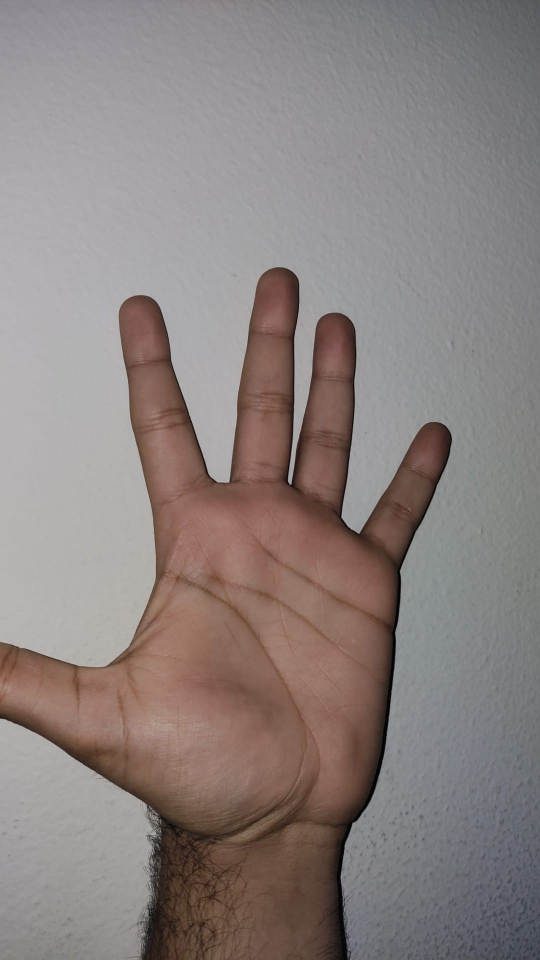
#> input picture image.jpeg, 1080 x 1920 px, given in place of the camera (shown at 1/2 size)
$ jupyter execute Web_Capture.ipynb   (shell and % lines are left out)
#> lines starting #> are read from the running program, lines starting #| are printed output that depends on the picture; after the words box and inside, x2 and y2 are one past the last pixel; in counts of white or black regions, pixels touching at a corner belong together
[cell 1]
import cv2
import numpy as np
from matplotlib import pyplot as plt

[cell 2]
cap = cv2.VideoCapture(0)
i = 0
while cap.isOpened():
    image, frame = cap.read()
#> frame is the input picture: shape (1920, 1080, 3); mean B, G, R 127.5, 129.5, 139.1
    gray = cv2.cvtColor(frame, cv2.COLOR_BGR2GRAY)
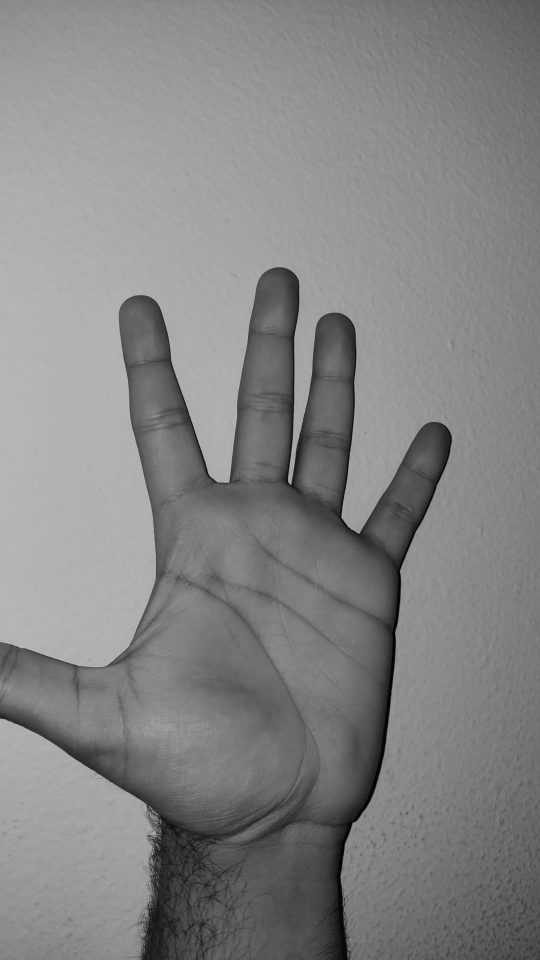
#> gray: shape (1920, 1080) (shown at 1/2 size); min 0, max 196, mean 132.1
    #gray = cv2.cvtColor(frame, cv2.COLOR_BGR2GRAY)
    binary_image = cv2.Canny(gray, 100, 200)
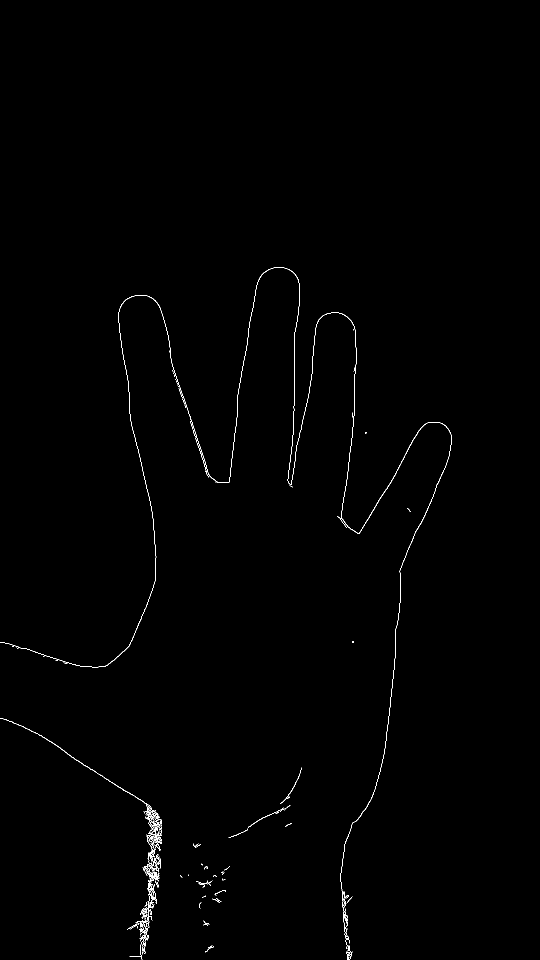
#> binary_image: shape (1920, 1080) (shown at 1/2 size); 0.43% white in thin lines or dots, all inside (x1, y1, x2, y2) = (0, 534, 904, 1920)

    thresh = cv2.threshold(gray, 135, 255, cv2.THRESH_BINARY_INV)[1]
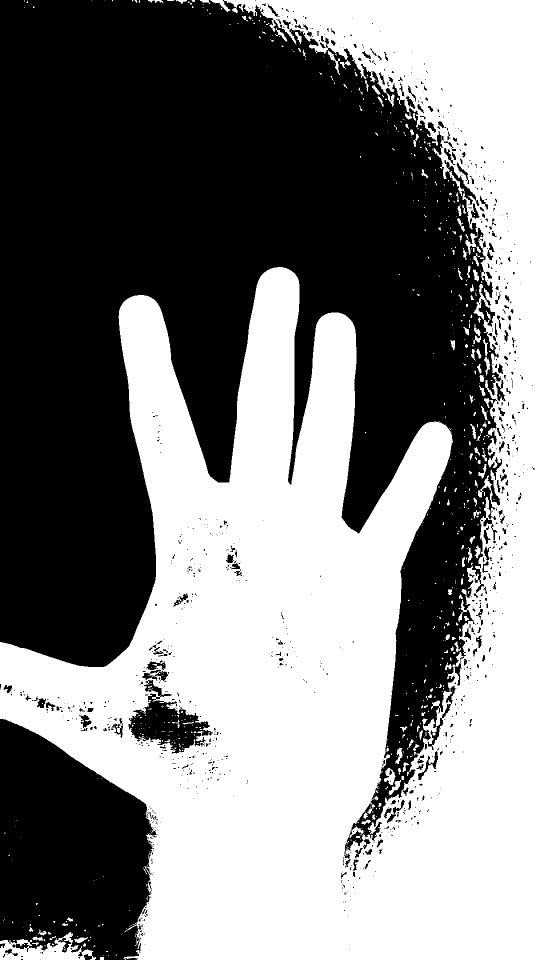
#> thresh: shape (1920, 1080) (shown at 1/2 size); 49.8% white; 636 white regions (484 under 20 px), largest, box (x1, y1, x2, y2) and area: (0, 0, 1080, 1920) 1014192, (0, 1864, 192, 1920) 5101, (768, 1536, 792, 1570) 438
    plt.imshow(thresh, cmap='Greys',  interpolation='nearest')
    plt.show()
    if (cv2.waitKey(1) & 0xFF == ord('q')) or i == 5: break
#> (key q is pressed here)
cap.release()

[cell 3]
top, right, bottom, left = 10, 350, 225, 590

[cell 4]
cap = cv2.VideoCapture(0)
i = 0
while cap.isOpened():
    image, frame = cap.read()
    gray = cv2.cvtColor(frame, cv2.COLOR_BGR2GRAY)
    binary_image = cv2.Canny(gray, 100, 200)
    thresh = cv2.threshold(gray, 135, 255, cv2.THRESH_BINARY)[1]

    crp_img = thresh[top:bottom,right:left]
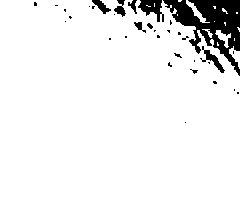
#> crp_img: shape (215, 240); 93.2% white; 34 black regions (26 under 20 px), largest, box (x1, y1, x2, y2) and area: (163, 0, 240, 76) 2507, (138, 0, 164, 22) 307, (200, 46, 225, 73) 176

    plt.imshow(crp_img, cmap='Greys',  interpolation='nearest')
    plt.show()
    cv2.rectangle(frame, (right,top), (left,bottom), (255, 255, 255), 2)
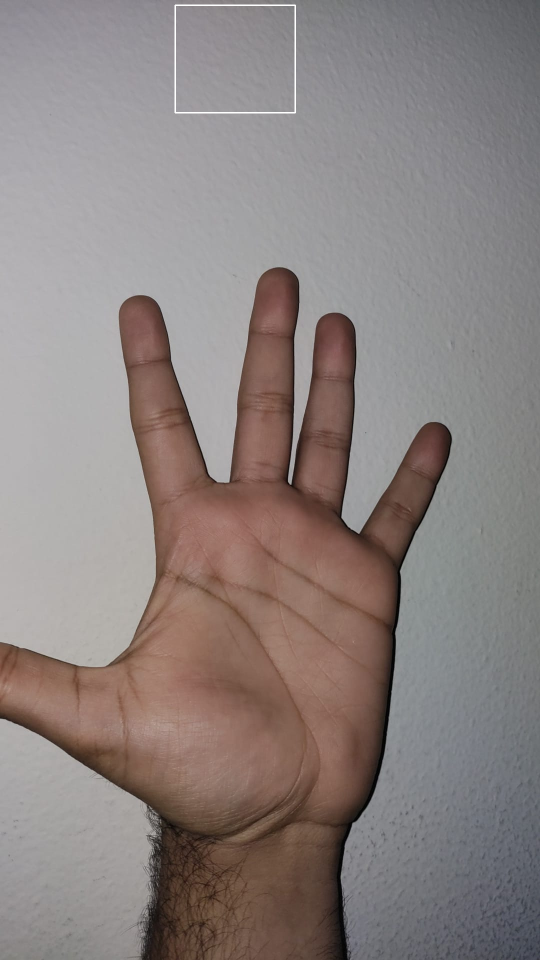
#> frame: shape (1920, 1080, 3) (shown at 1/2 size); 0.13% of pixels changed, all inside (x1, y1, x2, y2) = (349, 9, 592, 227)
    cv2.imshow("image",frame)
    if (cv2.waitKey(1) & 0xFF == ord('q')): break
#> (key q is pressed here)
    i+=1
cap.release()

$ run again, on hand.jpeg
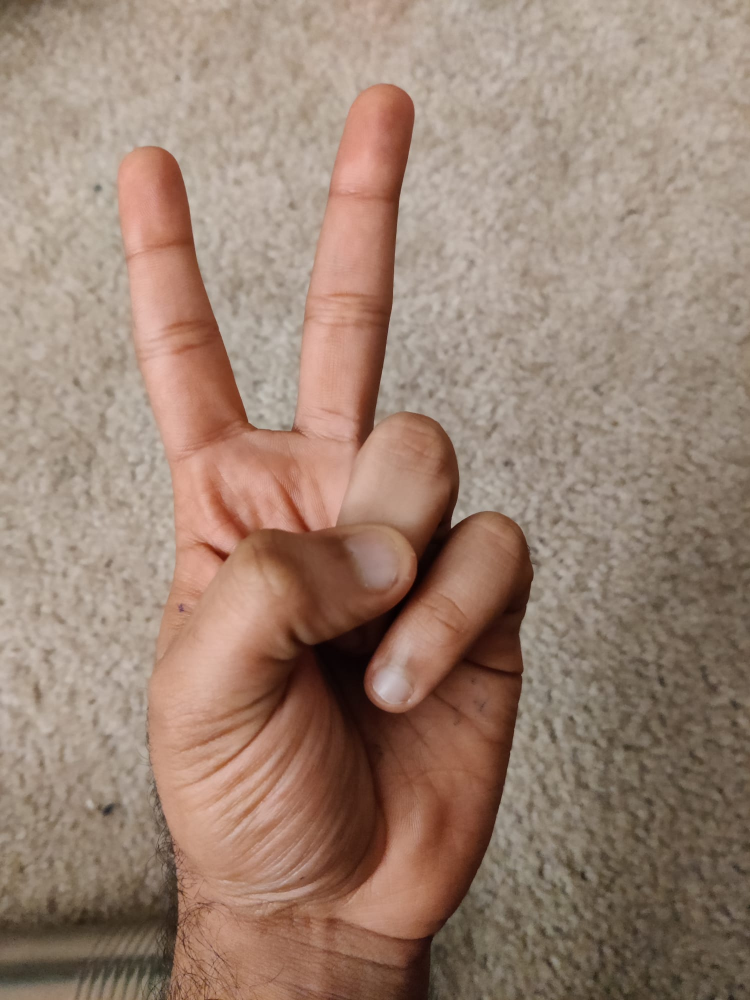
#> input picture hand.jpeg, 1500 x 2000 px, given in place of the camera (shown at 1/2 size)
#> frame is the input picture: shape (2000, 1500, 3); mean B, G, R 115.3, 131, 155.5
#> `binary_image = cv2.Canny(gray, 100, 200)`:
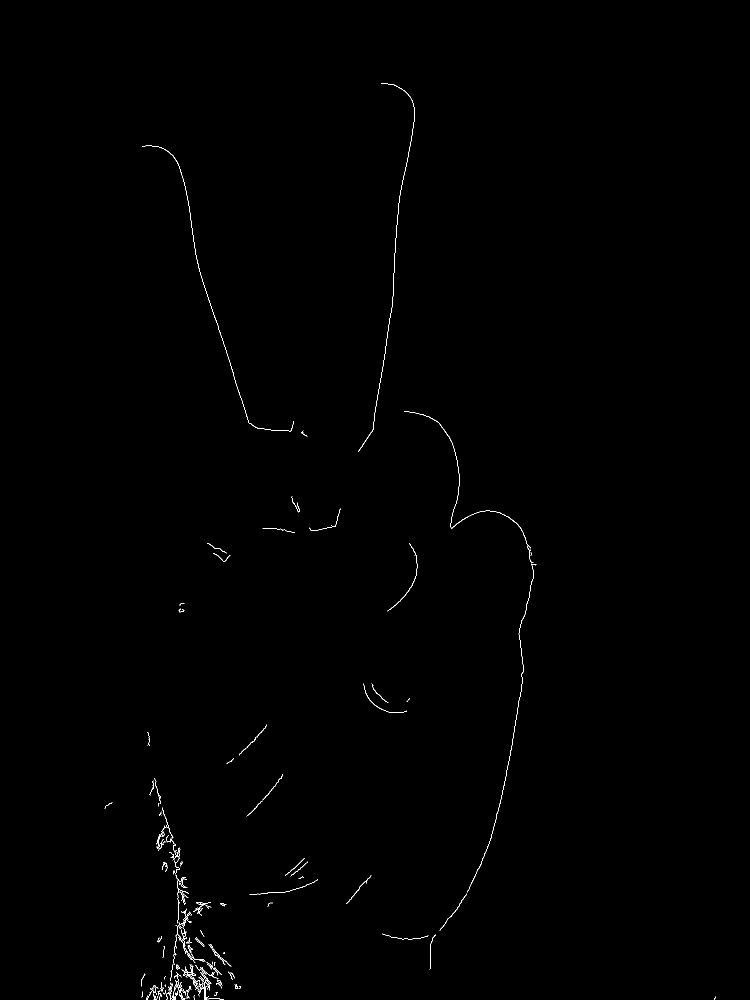
#> binary_image: shape (2000, 1500) (shown at 1/2 size); 0.29% white in thin lines or dots, all inside (x1, y1, x2, y2) = (209, 166, 1431, 2000)
#> crp_img: shape (215, 240); 99.9% white; black in thin lines or dots, all inside (x1, y1, x2, y2) = (3, 113, 65, 148)
#> `cv2.rectangle(frame, (right,top), (left,bottom), (255, 255, 255), 2)`:
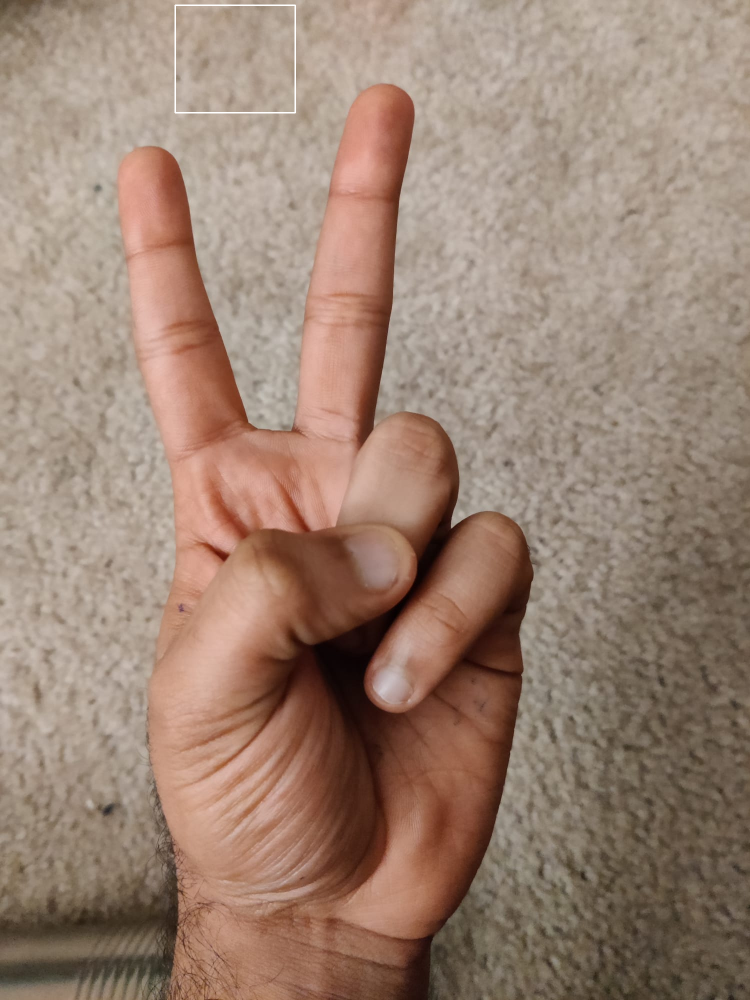
#> frame: shape (2000, 1500, 3) (shown at 1/2 size); 0.09% of pixels changed, all inside (x1, y1, x2, y2) = (349, 9, 592, 227)
